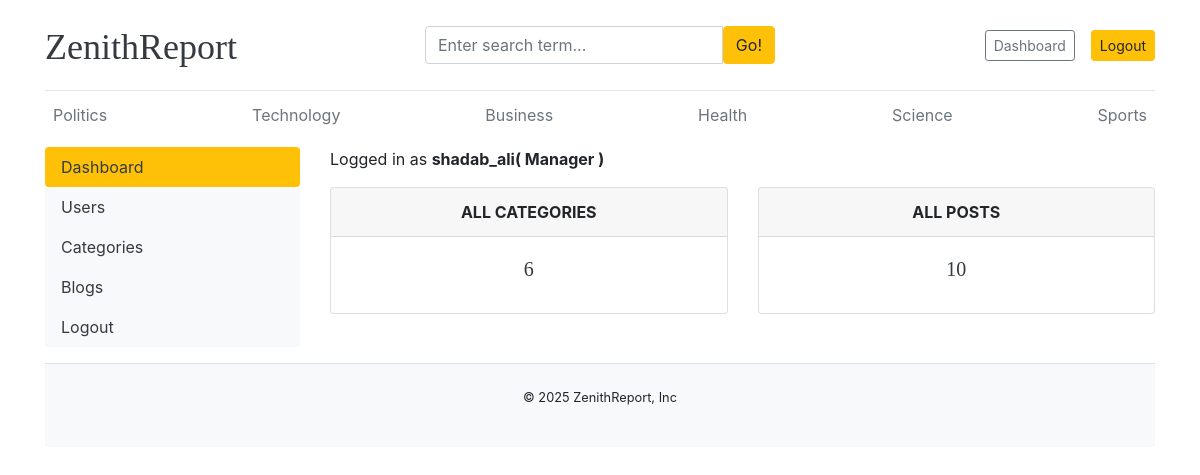
Screenshot of /dashboard/ (signed in) with the database file from the repository.
### blogs/models.py (models this page shows, shortened)
class Category(models.Model):
    category_name = models.CharField(unique=True, max_length=50 )
    created_at = models.DateTimeField(auto_now_add=True)
    updated_at = models.DateTimeField(auto_now=True)
    class Meta:
        verbose_name_plural = 'Categories'

### dashboard/views.py (the view)
# urls.py: path('dashboard/', include('dashboard.urls')),
@login_required(login_url='login')
def dashboard(request):
    category_count = Category.objects.all().count()
    blog_count = Blog.objects.all().count()
    context ={
        'category_count' : category_count,
        'blog_count' : blog_count
    }
    return render(request, 'dashboard/dashboard.html', context)

### blogs/context_processors.py (called while the page is built)
def get_category(request):
    categories = Category.objects.all().order_by('-updated_at')
    return dict(categories = categories)

def get_social_links(request):
    social_links = SocialLink.objects.all()
    return dict(social_links = social_links)

### templates/dashboard/dashboard.html
{% extends "base.html" %}
{% block content %}
<div class="row">
    {% include "dashboard/sidebar.html" %}
    <div class="col-md-9">
        <p>Logged in as <b>{{ user }}( {{user.groups.first}} )</b></p>
        <div class="row">
            <div class="col">
                <div class="card border-default mb-3">
                    <div class="card-header text-center text-uppercase font-weight-bold">
                        All Categories
                    </div>
                    <div class="card-body text-dark">
                        <h5 class="card-title text-center">{{category_count}}</h5>
                    </div>
                </div>
            </div>
            <div class="col">
                <div class="card border-default mb-3">
                    <div class="card-header text-center text-uppercase font-weight-bold">
                        All Posts
                    </div>
                    <div class="card-body text-dark">
                        <h5 class="card-title text-center">{{ blog_count}}</h5>
                    </div>
                </div>
            </div>
        </div>
    </div>
</div>
{% endblock %}

### templates/base.html (shortened to what this page needs)
{% load static %}
<!DOCTYPE html>
<html lang="en">
<head>
    <link href="https://getbootstrap.com/docs/4.0/dist/css/bootstrap.min.css" rel="stylesheet">
    <link href="{% static 'css/blog.css' %}" rel="stylesheet">
    <link rel="stylesheet" href="https://cdnjs.cloudflare.com/ajax/libs/font-awesome/4.7.0/css/font-awesome.min.css">
</head>
<body>
    <div class="container">
        <header class="blog-header py-3">
            <div class="row flex-nowrap justify-content-between align-items-center">
                <div class="col-4 pt-1">
                    <a class="blog-header-logo text-dark" href="/">ZenithReport</a>
                </div>
                <div class="col-4">
                    <form action="{% url 'search' %}" method="get">
                        <div class="input-group">
                            <input type="text" class="form-control" name="keyword" value="{{ keyword }}" placeholder="Enter search term...">
                            <button type="submit" class="btn btn-warning" id="button-search">Go!</button>
                        </div>
                    </form>
                </div>
                <div class="col-4 d-flex justify-content-end align-items-center">
                    {% if not user.is_authenticated %}
                        <a class="btn btn-sm btn-warning" href="{% url 'login' %}">Login</a> &nbsp;
                        <a class="btn btn-sm btn-outline-secondary" href="{% url 'register' %}">Register</a>
                    {% else %}
                        <span><a class="btn btn-sm btn-outline-secondary" href="{% url 'dashboard' %}">Dashboard</a></span>
                        <span><a class="btn btn-sm btn-warning" href="{% url 'logout' %}">Logout</a></span>
                    {% endif %}
                </div>
            </div>
        </header>
        <div class="nav-scroller py-1 mb-2">
            <nav class="nav d-flex justify-content-between">
            {% for category in categories%}
                <a class="p-2 text-muted" href="{% url 'blogs_by_category' category.id %}">{{ category.category_name }}</a>
            {% endfor %}
            </nav>
        </div>
        {% block content %}
        {% endblock content %}
        <footer class="py-2 mt-3 bg-light border-top">
            <div class="container">
                <div class="row">
                    <div class="col mb-3">
                        <small class="d-block my-3 text-center">&copy; 2025 ZenithReport, Inc</small>
                    </div>
                </div>
            </div>
        </footer>
    </div>
</body>
</html>

### blog_main/static/css/blog.css (style rules this page uses)
.blog-header { border-bottom: 1px solid #e5e5e5; }
.blog-header-logo { font-family: "Playfair Display", Georgia, "Times New Roman", serif; font-size: 2.25rem; }
h1, h2, h3, h4, h5, h6 { font-family: "Playfair Display", Georgia, "Times New Roman", serif; }

### rows the page displays
Category: category_name "Politics"
Category: category_name "Technology"
Category: category_name "Business"
Category: category_name "Health"
Category: category_name "Science"
Category: category_name "Sports"

### other values shown
{{ user }} "shadab_ali"
{{ user.groups.first }} "Manager"
{{ category_count }} "6"
{{ blog_count }} "10"
